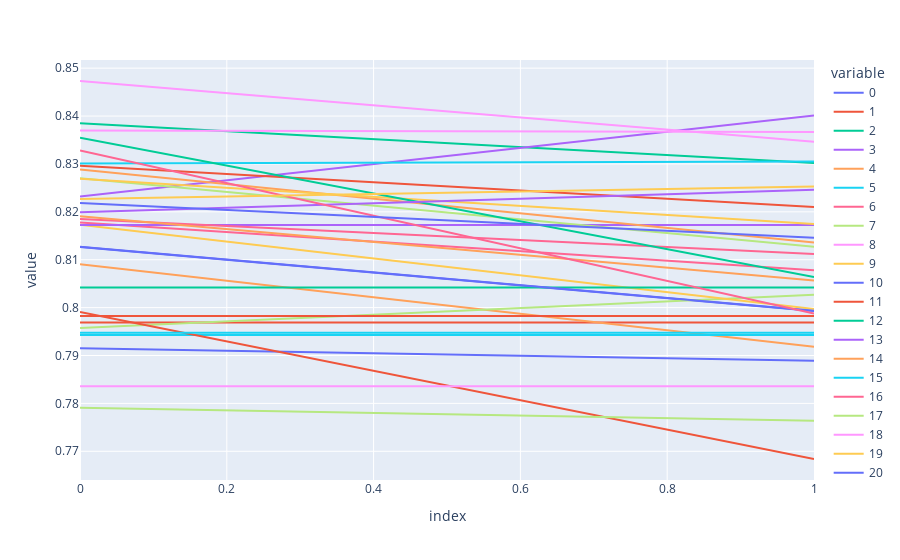

Here is the notebook cell this chart was saved with:
### Code cell
df2 = [entropy_normal[0], entropy_adversarial[0]]
fig2 = px.line(df2)
fig2.show()

### Figure 1 — Plotly figure (JSON) as saved in the notebook; plotly's stock layout.template omitted (floating-point values rounded to 4 significant figures)
{"data": [{"hovertemplate": "variable=0<br>index=%{x}<br>value=%{y}<extra></extra>", "legendgroup": "0", "line": {"color": "#636efa", "dash": "solid"}, "mode": "lines", "name": "0", "orientation": "v", "showlegend": true, "type": "scatter", "x": [0, 1], "xaxis": "x", "y": [0.8127, 0.7993], "yaxis": "y"}, {"hovertemplate": "variable=1<br>index=%{x}<br>value=%{y}<extra></extra>", "legendgroup": "1", "line": {"color": "#EF553B", "dash": "solid"}, "mode": "lines", "name": "1", "orientation": "v", "showlegend": true, "type": "scatter", "x": [0, 1], "xaxis": "x", "y": [0.7969, 0.7969], "yaxis": "y"}, {"hovertemplate": "variable=2<br>index=%{x}<br>value=%{y}<extra></extra>", "legendgroup": "2", "line": {"color": "#00cc96", "dash": "solid"}, "mode": "lines", "name": "2", "orientation": "v", "showlegend": true, "type": "scatter", "x": [0, 1], "xaxis": "x", "y": [0.8385, 0.8302], "yaxis": "y"}, {"hovertemplate": "variable=3<br>index=%{x}<br>value=%{y}<extra></extra>", "legendgroup": "3", "line": {"color": "#ab63fa", "dash": "solid"}, "mode": "lines", "name": "3", "orientation": "v", "showlegend": true, "type": "scatter", "x": [0, 1], "xaxis": "x", "y": [0.8232, 0.8401], "yaxis": "y"}, {"hovertemplate": "variable=4<br>index=%{x}<br>value=%{y}<extra></extra>", "legendgroup": "4", "line": {"color": "#FFA15A", "dash": "solid"}, "mode": "lines", "name": "4", "orientation": "v", "showlegend": true, "type": "scatter", "x": [0, 1], "xaxis": "x", "y": [0.8091, 0.7918], "yaxis": "y"}, {"hovertemplate": "variable=5<br>index=%{x}<br>value=%{y}<extra></extra>", "legendgroup": "5", "line": {"color": "#19d3f3", "dash": "solid"}, "mode": "lines", "name": "5", "orientation": "v", "showlegend": true, "type": "scatter", "x": [0, 1], "xaxis": "x", "y": [0.8301, 0.8305], "yaxis": "y"}, {"hovertemplate": "variable=6<br>index=%{x}<br>value=%{y}<extra></extra>", "legendgroup": "6", "line": {"color": "#FF6692", "dash": "solid"}, "mode": "lines", "name": "6", "orientation": "v", "showlegend": true, "type": "scatter", "x": [0, 1], "xaxis": "x", "y": [0.8178, 0.8078], "yaxis": "y"}, {"hovertemplate": "variable=7<br>index=%{x}<br>value=%{y}<extra></extra>", "legendgroup": "7", "line": {"color": "#B6E880", "dash": "solid"}, "mode": "lines", "name": "7", "orientation": "v", "showlegend": true, "type": "scatter", "x": [0, 1], "xaxis": "x", "y": [0.7958, 0.8027], "yaxis": "y"}, {"hovertemplate": "variable=8<br>index=%{x}<br>value=%{y}<extra></extra>", "legendgroup": "8", "line": {"color": "#FF97FF", "dash": "solid"}, "mode": "lines", "name": "8", "orientation": "v", "showlegend": true, "type": "scatter", "x": [0, 1], "xaxis": "x", "y": [0.837, 0.8367], "yaxis": "y"}, {"hovertemplate": "variable=9<br>index=%{x}<br>value=%{y}<extra></extra>", "legendgroup": "9", "line": {"color": "#FECB52", "dash": "solid"}, "mode": "lines", "name": "9", "orientation": "v", "showlegend": true, "type": "scatter", "x": [0, 1], "xaxis": "x", "y": [0.8173, 0.7997], "yaxis": "y"}, {"hovertemplate": "variable=10<br>index=%{x}<br>value=%{y}<extra></extra>", "legendgroup": "10", "line": {"color": "#636efa", "dash": "solid"}, "mode": "lines", "name": "10", "orientation": "v", "showlegend": true, "type": "scatter", "x": [0, 1], "xaxis": "x", "y": [0.7915, 0.7889], "yaxis": "y"}, {"hovertemplate": "variable=11<br>index=%{x}<br>value=%{y}<extra></extra>", "legendgroup": "11", "line": {"color": "#EF553B", "dash": "solid"}, "mode": "lines", "name": "11", "orientation": "v", "showlegend": true, "type": "scatter", "x": [0, 1], "xaxis": "x", "y": [0.8296, 0.821], "yaxis": "y"}, {"hovertemplate": "variable=12<br>index=%{x}<br>value=%{y}<extra></extra>", "legendgroup": "12", "line": {"color": "#00cc96", "dash": "solid"}, "mode": "lines", "name": "12", "orientation": "v", "showlegend": true, "type": "scatter", "x": [0, 1], "xaxis": "x", "y": [0.8042, 0.8042], "yaxis": "y"}, {"hovertemplate": "variable=13<br>index=%{x}<br>value=%{y}<extra></extra>", "legendgroup": "13", "line": {"color": "#ab63fa", "dash": "solid"}, "mode": "lines", "name": "13", "orientation": "v", "showlegend": true, "type": "scatter", "x": [0, 1], "xaxis": "x", "y": [0.8173, 0.8173], "yaxis": "y"}, {"hovertemplate": "variable=14<br>index=%{x}<br>value=%{y}<extra></extra>", "legendgroup": "14", "line": {"color": "#FFA15A", "dash": "solid"}, "mode": "lines", "name": "14", "orientation": "v", "showlegend": true, "type": "scatter", "x": [0, 1], "xaxis": "x", "y": [0.8289, 0.8136], "yaxis": "y"}, {"hovertemplate": "variable=15<br>index=%{x}<br>value=%{y}<extra></extra>", "legendgroup": "15", "line": {"color": "#19d3f3", "dash": "solid"}, "mode": "lines", "name": "15", "orientation": "v", "showlegend": true, "type": "scatter", "x": [0, 1], "xaxis": "x", "y": [0.7943, 0.7943], "yaxis": "y"}, {"hovertemplate": "variable=16<br>index=%{x}<br>value=%{y}<extra></extra>", "legendgroup": "16", "line": {"color": "#FF6692", "dash": "solid"}, "mode": "lines", "name": "16", "orientation": "v", "showlegend": true, "type": "scatter", "x": [0, 1], "xaxis": "x", "y": [0.8185, 0.8112], "yaxis": "y"}, {"hovertemplate": "variable=17<br>index=%{x}<br>value=%{y}<extra></extra>", "legendgroup": "17", "line": {"color": "#B6E880", "dash": "solid"}, "mode": "lines", "name": "17", "orientation": "v", "showlegend": true, "type": "scatter", "x": [0, 1], "xaxis": "x", "y": [0.827, 0.8127], "yaxis": "y"}, {"hovertemplate": "variable=18<br>index=%{x}<br>value=%{y}<extra></extra>", "legendgroup": "18", "line": {"color": "#FF97FF", "dash": "solid"}, "mode": "lines", "name": "18", "orientation": "v", "showlegend": true, "type": "scatter", "x": [0, 1], "xaxis": "x", "y": [0.8473, 0.8347], "yaxis": "y"}, {"hovertemplate": "variable=19<br>index=%{x}<br>value=%{y}<extra></extra>", "legendgroup": "19", "line": {"color": "#FECB52", "dash": "solid"}, "mode": "lines", "name": "19", "orientation": "v", "showlegend": true, "type": "scatter", "x": [0, 1], "xaxis": "x", "y": [0.8269, 0.8175], "yaxis": "y"}, {"hovertemplate": "variable=20<br>index=%{x}<br>value=%{y}<extra></extra>", "legendgroup": "20", "line": {"color": "#636efa", "dash": "solid"}, "mode": "lines", "name": "20", "orientation": "v", "showlegend": true, "type": "scatter", "x": [0, 1], "xaxis": "x", "y": [0.8127, 0.7993], "yaxis": "y"}, {"hovertemplate": "variable=21<br>index=%{x}<br>value=%{y}<extra></extra>", "legendgroup": "21", "line": {"color": "#EF553B", "dash": "solid"}, "mode": "lines", "name": "21", "orientation": "v", "showlegend": true, "type": "scatter", "x": [0, 1], "xaxis": "x", "y": [0.7991, 0.7684], "yaxis": "y"}, {"hovertemplate": "variable=22<br>index=%{x}<br>value=%{y}<extra></extra>", "legendgroup": "22", "line": {"color": "#00cc96", "dash": "solid"}, "mode": "lines", "name": "22", "orientation": "v", "showlegend": true, "type": "scatter", "x": [0, 1], "xaxis": "x", "y": [0.8355, 0.8064], "yaxis": "y"}, {"hovertemplate": "variable=23<br>index=%{x}<br>value=%{y}<extra></extra>", "legendgroup": "23", "line": {"color": "#ab63fa", "dash": "solid"}, "mode": "lines", "name": "23", "orientation": "v", "showlegend": true, "type": "scatter", "x": [0, 1], "xaxis": "x", "y": [0.8199, 0.8246], "yaxis": "y"}, {"hovertemplate": "variable=24<br>index=%{x}<br>value=%{y}<extra></extra>", "legendgroup": "24", "line": {"color": "#FFA15A", "dash": "solid"}, "mode": "lines", "name": "24", "orientation": "v", "showlegend": true, "type": "scatter", "x": [0, 1], "xaxis": "x", "y": [0.8191, 0.8057], "yaxis": "y"}, {"hovertemplate": "variable=25<br>index=%{x}<br>value=%{y}<extra></extra>", "legendgroup": "25", "line": {"color": "#19d3f3", "dash": "solid"}, "mode": "lines", "name": "25", "orientation": "v", "showlegend": true, "type": "scatter", "x": [0, 1], "xaxis": "x", "y": [0.7948, 0.7948], "yaxis": "y"}, {"hovertemplate": "variable=26<br>index=%{x}<br>value=%{y}<extra></extra>", "legendgroup": "26", "line": {"color": "#FF6692", "dash": "solid"}, "mode": "lines", "name": "26", "orientation": "v", "showlegend": true, "type": "scatter", "x": [0, 1], "xaxis": "x", "y": [0.8328, 0.7988], "yaxis": "y"}, {"hovertemplate": "variable=27<br>index=%{x}<br>value=%{y}<extra></extra>", "legendgroup": "27", "line": {"color": "#B6E880", "dash": "solid"}, "mode": "lines", "name": "27", "orientation": "v", "showlegend": true, "type": "scatter", "x": [0, 1], "xaxis": "x", "y": [0.7791, 0.7764], "yaxis": "y"}, {"hovertemplate": "variable=28<br>index=%{x}<br>value=%{y}<extra></extra>", "legendgroup": "28", "line": {"color": "#FF97FF", "dash": "solid"}, "mode": "lines", "name": "28", "orientation": "v", "showlegend": true, "type": "scatter", "x": [0, 1], "xaxis": "x", "y": [0.7836, 0.7836], "yaxis": "y"}, {"hovertemplate": "variable=29<br>index=%{x}<br>value=%{y}<extra></extra>", "legendgroup": "29", "line": {"color": "#FECB52", "dash": "solid"}, "mode": "lines", "name": "29", "orientation": "v", "showlegend": true, "type": "scatter", "x": [0, 1], "xaxis": "x", "y": [0.8227, 0.8253], "yaxis": "y"}, {"hovertemplate": "variable=30<br>index=%{x}<br>value=%{y}<extra></extra>", "legendgroup": "30", "line": {"color": "#636efa", "dash": "solid"}, "mode": "lines", "name": "30", "orientation": "v", "showlegend": true, "type": "scatter", "x": [0, 1], "xaxis": "x", "y": [0.8218, 0.8146], "yaxis": "y"}, {"hovertemplate": "variable=31<br>index=%{x}<br>value=%{y}<extra></extra>", "legendgroup": "31", "line": {"color": "#EF553B", "dash": "solid"}, "mode": "lines", "name": "31", "orientation": "v", "showlegend": true, "type": "scatter", "x": [0, 1], "xaxis": "x", "y": [0.7983, 0.7983], "yaxis": "y"}], "layout": {"legend": {"title": {"text": "variable"}, "tracegroupgap": 0}, "margin": {"t": 60}, "xaxis": {"anchor": "y", "domain": [0, 1], "title": {"text": "index"}}, "yaxis": {"anchor": "x", "domain": [0, 1], "title": {"text": "value"}}}}
